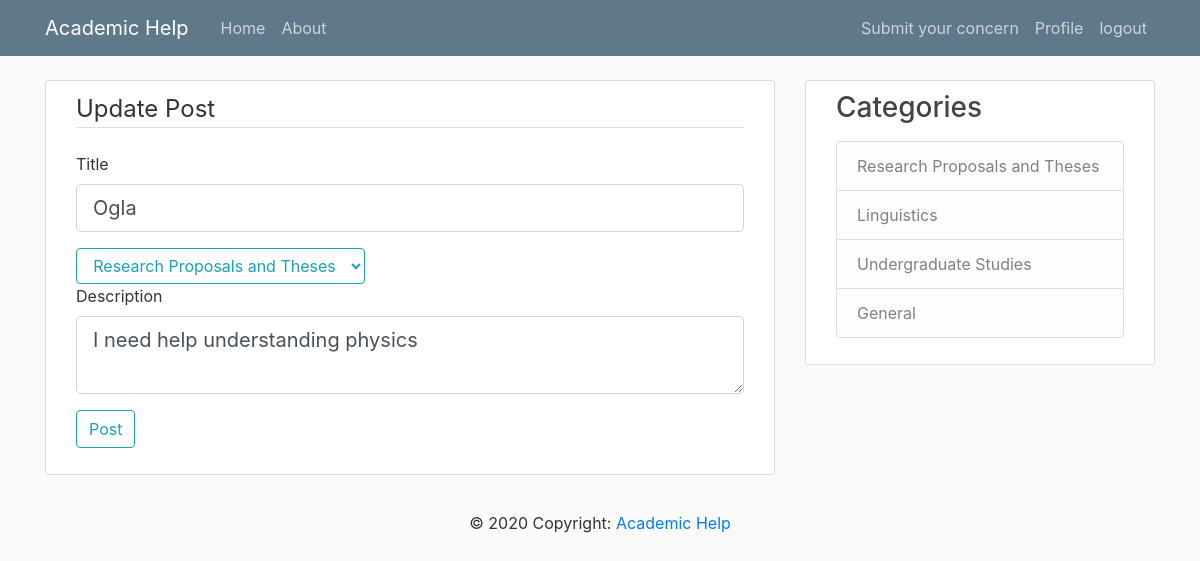
Screenshot of /post/1/update (signed in) with the database file from the repository.
### app/models.py (models this page shows, shortened)
class Post(db.Model):
    id = db.Column(db.Integer, primary_key=True)
    title = db.Column(db.String(100), nullable=False)
    date_posted = db.Column(db.DateTime, nullable=False,
                            default=datetime.utcnow)
    content = db.Column(db.Text, nullable=False)
    category = db.Column(db.Text)
    user_id = db.Column(db.Integer, db.ForeignKey('user.id'), nullable=False)

### app/posts/routes.py (the view)
@posts.route("/post/<int:post_id>/update", methods=['GET', 'POST'])
@login_required
def update_post(post_id):
    post = Post.query.get_or_404(post_id)
    if post.author != current_user:
        abort(403)
    form = PostForm()
    if form.validate_on_submit():
        post.title = form.title.data
        post.content = form.content.data
        db.session.commit()
        flash('Your post has been updated!', 'success')
        return redirect(url_for('posts.post', post_id=post.id))
    elif request.method == 'GET':
        form.title.data = post.title
        form.content.data = post.content
    return render_template('create_post.html', title='Update Post',
                           form=form, legend='Update Post')

### app/posts/forms.py
class PostForm(FlaskForm):
    title = StringField('Title', validators=[DataRequired()])
    content = TextAreaField('Description', validators=[DataRequired()])
    myChoices = [(1, 'Research Proposals and Theses'), (2, 'Linguistics'),
                 (3, 'Undergraduate Studies'), (4, 'General')]
    category = SelectField('Category', coerce=int,
                           choices=myChoices, validators=[DataRequired()])
    submit = SubmitField('Post')

### app/models.py (called while the page is built)
@login_manager.user_loader
def load_user(user_id):
    return User.query.get(int(user_id))

### app/templates/create_post.html (shortened to what this page needs)
{% extends "layout.html"%}
{% block content %}
    <div class="content-section">
        <form method="POST" action="">
            <fieldset clss="form-group">
                <legend class="border-bottom mb-4">{{legend}}</legend>
                <div class="form-group">
                        {{form.title.label(class="form-control-label")}}
                        {% if form.title.errors %}
                            {{form.title(class="form-control form-control-lg is-invalid")}}
                                <div class="invalid-feedback">
                                    {% for error in form.title.errors %}
                                        <span>{{error}}</span>
                                    {% endfor %}
                                </div>
                        {% else %}
                            {{form.title(class="form-control form-control-lg")}}
                        {% endif%}
                </div>
                <div>
                    {{form.category(class="btn btn-outline-info")}}
                </div>
                <div class="form-group" >
                        {{form.content.label(class="form-control-label")}}
                        {% if form.content.errors %}
                            {{form.content(class="form-control form-control-lg is-invalid")}}
                                <div class="invalid-feedback">
                                    {% for error in form.content.errors %}
                                        <span>{{error}}</span>
                                    {% endfor %}
                                </div>
                        {% else %}
                            {{form.content(class="form-control form-control-lg")}}
                        {% endif%}
                </div>
            </fieldset>
            <div class="form-group">
                {{form.submit(class="btn btn-outline-info")}}
            </div>
        </form>
    </div>
{% endblock content %}

### app/static/main.css (style rules this page uses)
body { background: #fafafa; color: #333333; margin-top: 5rem; }
.content-section { background: #ffffff; padding: 10px 30px; border: 1px solid #dddddd; border-radius: 3px; margin-bottom: 20px; }

### rows the page displays
Post: title "Ogla", category "Research Proposals and Theses", content "I need help understanding physics"

### other values shown
{{ legend }} "Update Post"
